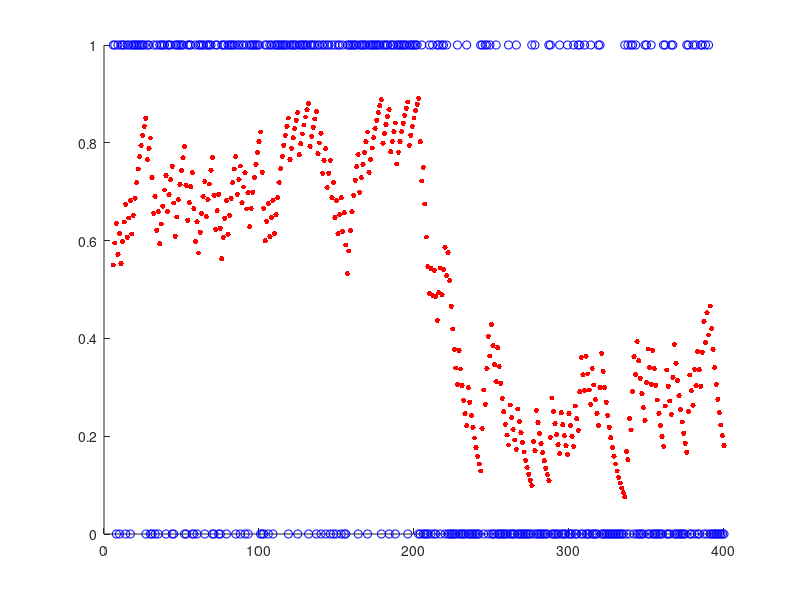

MATLAB code to generate this figure:

% Steeve Laquitaine
% 111028
% re-valuation by model-based/model-free controllers
% after post-training reward devaluation (e.g., pre-feeding)

numTrial=400;
% reward
r=[rand(1,numTrial/2)<0.75 rand(1,numTrial/2)<0.25]';
% action
a=ones(numTrial,1); 
% initial value
Qca=repmat(0.5,numTrial,1);
Qma=repmat(0.5,numTrial,1);
% learning rate (cached)
alpha=0.1;

for t=6:numTrial
    % values
    Qca(t)=Qca(t-1)+alpha*(r(t-1)-Qca(t-1));
    Qma(t)=r(t);
    hold all
    plot(t,Qca(t),'.-r', 'markersize',12)
    plot(t,Qma(t),'o-b')
    drawnow
end
    